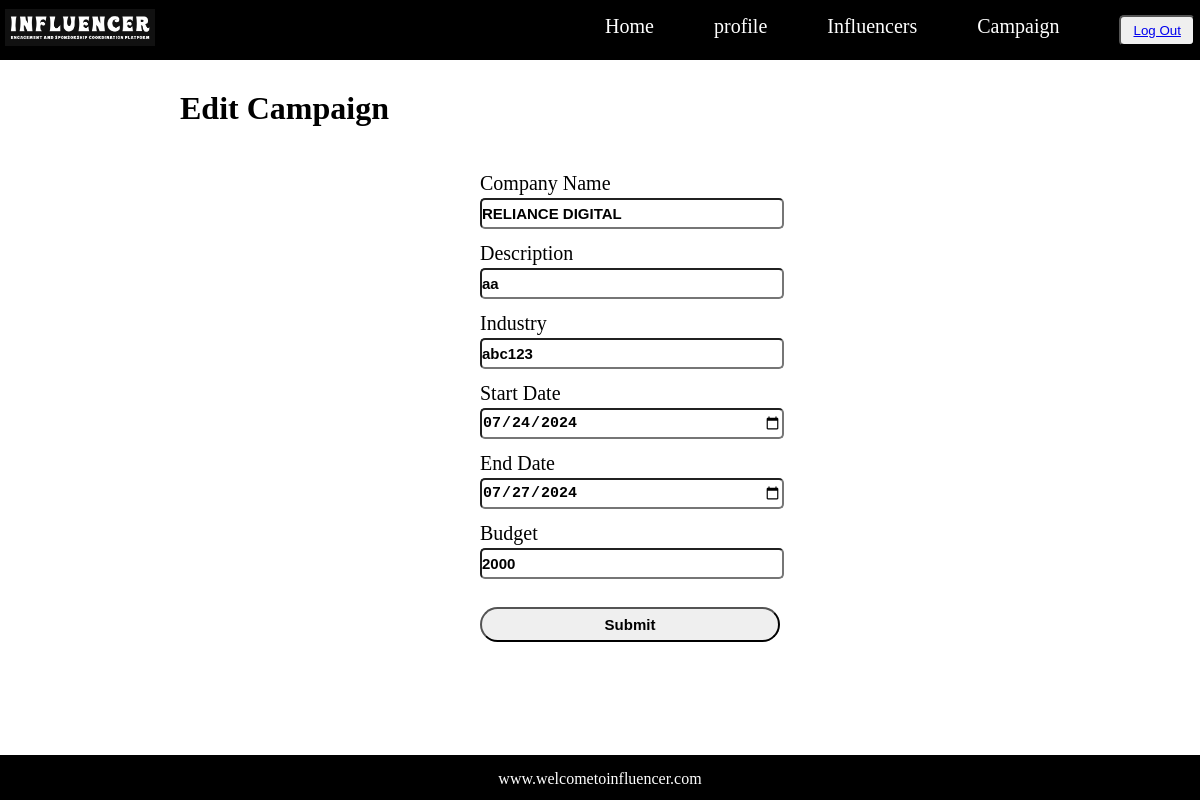
Screenshot of /edit_campaign/1 (signed in) with the database file from the repository.
### model.py (models this page shows)
class Campaign(db.Model):
    sponsor_id = db.Column(db.Integer(),primary_key=True)
    user_id = db.Column(db.Integer(),nullable=False)
    brand_name = db.Column(db.String(),unique=True)
    company_name = db.Column(db.String(),nullable=False)
    desc = db.Column(db.String(),nullable=False)
    industry = db.Column(db.String(),nullable=False)
    start_date = db.Column(db.Date())
    end_date = db.Column(db.Date())
    budget = db.Column(db.Integer(),nullable=False)

### controller.py (the view, shortened to what this page needs)
@app.route("/edit_campaign/<int:id>",methods=["GET", "POST"]) # This route handle both GET and POST request and id in url get as an integer and passed to function edit_camp
def edit_campaign(id):
        if "username" in session:  # This line check  username key present in session or not
            user=Register.query.filter_by(username=session['username']).first()  # This line check records from register table based on username present in session and store it in user variable
            if user.role=='sponsor' or user.role=='admin': # it will check if user role is sponsor or admin
                if request.method=='GET':
                    campaign=Campaign.query.filter_by(sponsor_id=id).first() # this line check data from sponnsor table and store it in campaign  varibale
                    return render_template('edit_campaign.html',campaign=campaign,role=user.role) # this line pass the campaign data to edit_campaign page
            else:
                return 'Edit Restricted' # if user role is not sponsor or admin then it will return edit restricted
        else:
            return redirect ('/login')  # if username not in session then it redirect to login route

### templates/edit_campaign.html
{% extends 'layout.html' %}
{% block body %}
<div class="sponsor-form">
    <h1>Edit Campaign</h1>
    <form action="/edit_campaign/{{campaign.sponsor_id}}" method="post">
        <div class="spon-form">
            <div class="spon-form-list">
                <label for="company_name">Company Name</label>
                <input type="text" id="company_name" value="{{campaign.company_name}}" name="company_name" required>
            </div>
            <div class="spon-form-list">
                <label for="desc">Description</label>
                <input type="text" id="desc" value="{{campaign.desc}}" name="desc" required>
            </div>
            <div class="spon-form-list">
                <label for="industry">Industry</label>
                <input type="text" id="industry" value="{{campaign.industry}}" name="industry" required>
            </div>
            <div class="spon-form-list">
                <label for="start_date">Start Date</label>
                <input type="date" id="start_date" value="{{campaign.start_date}}" name="start_date" required>
            </div>
            <div class="spon-form-list">
                <label for="end_date">End Date</label>
                <input type="date" id="end_date" value="{{campaign.end_date}}" name="end_date" required>
            </div>
            <div class="spon-form-list">
                <label for="budget">Budget</label>
                <input type="integer" id="budget" value="{{campaign.budget}}" name="budget" required>
            </div>
            <input class="sponsor-form-btn" type="submit" value="Submit">
        </div>
    </form>
</div>
{% endblock %}

### static/utilits.css (style rules this page uses)
* { margin: 0; padding: 0; }
.sponsor-form { min-height: 80vh; max-width: 70vw; margin: auto; padding-top: 30px; }
.spon-form { width: 20vw; margin: auto; height: 20vh; display: flex; flex-direction: column; gap: 8px; margin-top: 40px; }
.spon-form-list { display: flex; flex-direction: column; gap: 3px; }
.spon-form-list label { font-size: 20px; padding-top: 5px; }
.spon-form-list input { height: 27px; width: 25vw; border-radius: 5px; font-weight: 550; font-size: 15px; }
.sponsor-form-btn { padding: 7px 0px; width: 25vw; font-size: 15px; font-weight: bold; margin-top: 20px; border-radius: 20px; cursor: pointer; }

### rows the page displays
Campaign: company_name "RELIANCE DIGITAL", desc "aa", industry "abc123", start_date "07/24/2024", end_date "07/27/2024", budget "2000"
